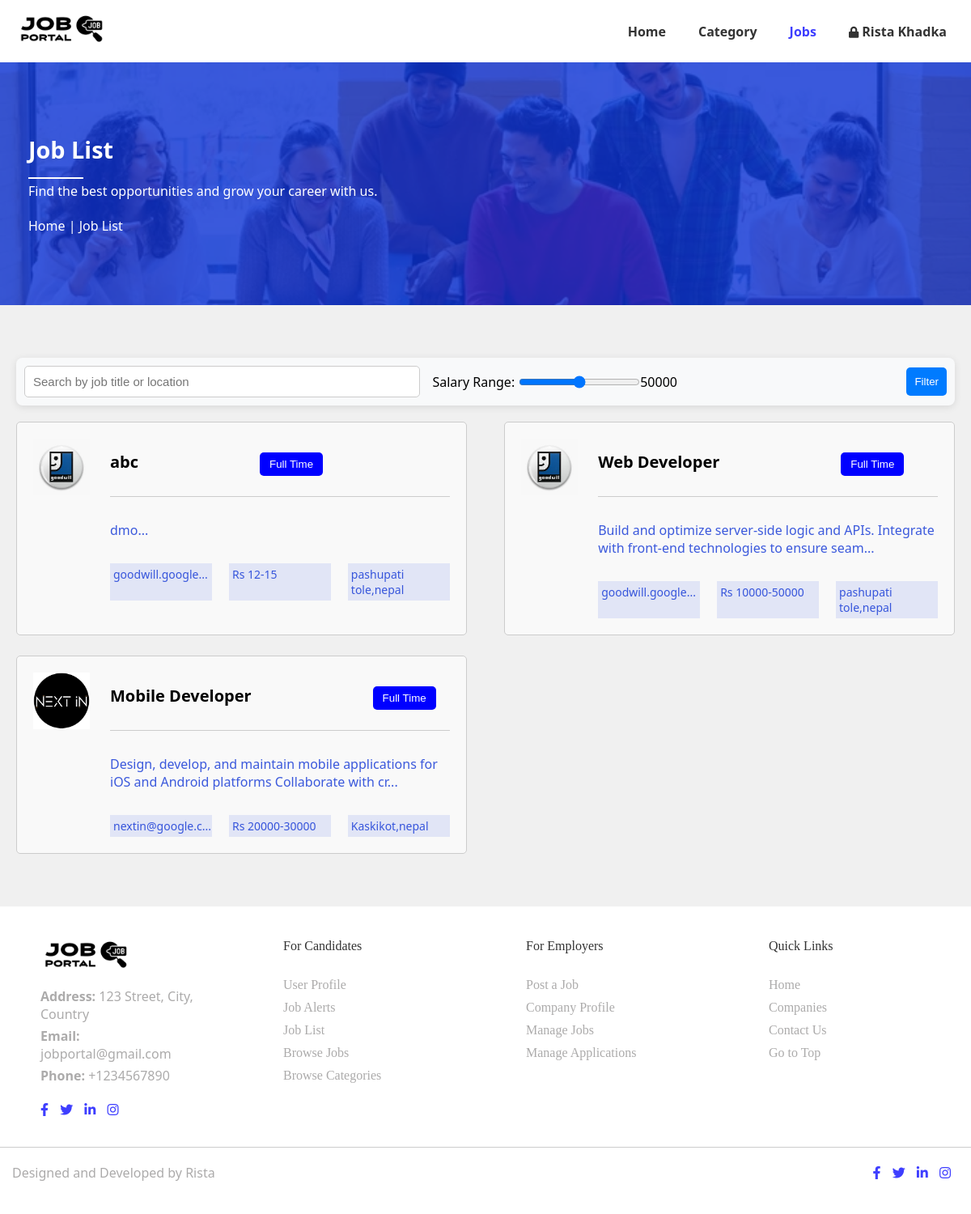
Screenshot of /jobseeker/job.php (signed in) with the database file from the repository.
### tables this page shows
CREATE TABLE `user` (
  `userid` varchar(11) NOT NULL,
  `name` varchar(20) NOT NULL,
  `email` varchar(30) NOT NULL,
  `Phone_no` bigint(100) NOT NULL,
  `password` varchar(200) NOT NULL,
  `pp` blob NOT NULL,
  `gender` varchar(50) NOT NULL,
  `marital_status` varchar(50) NOT NULL,
  `immediate_available` varchar(50) NOT NULL,
  `date_of_birth` date NOT NULL,
  `skill` varchar(255) NOT NULL,
  `language` varchar(255) NOT NULL,
  `nationality` varchar(100) NOT NULL,
  `national_id_card` varchar(50) NOT NULL,
  `experience` int(11) NOT NULL,
  `career_level` varchar(100) NOT NULL,
  `industry` varchar(100) NOT NULL,
  `functional_area` varchar(100) NOT NULL,
  `current_salary` int(11) NOT NULL,
  `expected_salary` int(11) NOT NULL,
  `country` varchar(100) NOT NULL,
  `state` varchar(100) NOT NULL,
  `city` varchar(100) NOT NULL,
  `address` varchar(255) NOT NULL,
  `facebook_url` varchar(255) NOT NULL,
  `linkedin_url` varchar(255) NOT NULL,
  `create_datetime` datetime(6) NOT NULL
);

CREATE TABLE `jobs` (
  `id` int(11) NOT NULL,
  `title` varchar(20) NOT NULL,
  `city` varchar(256) NOT NULL,
  `company_name` varchar(20) NOT NULL,
  `type` varchar(20) NOT NULL,
  `category` varchar(20) NOT NULL,
  `gender` varchar(20) NOT NULL,
  `job_vacancy` int(11) NOT NULL,
  `salary_from` int(11) NOT NULL,
  `salary_to` int(11) NOT NULL,
  `shift` varchar(20) NOT NULL,
  `posted_date` date NOT NULL,
  `expiry_date` date NOT NULL,
  `career_level` varchar(20) NOT NULL,
  `salary_period` varchar(20) NOT NULL,
  `degree_level` varchar(20) NOT NULL,
  `functional_area` varchar(20) NOT NULL,
  `skills` longtext NOT NULL,
  `job_desc` longtext NOT NULL,
  `Rname` varchar(20) NOT NULL,
  `Remail` varchar(20) NOT NULL,
  `min_experience` int(11) NOT NULL,
  `max_experience` int(11) NOT NULL
);

CREATE TABLE `company` (
  `companyid` int(11) NOT NULL,
  `name` varchar(20) NOT NULL,
  `email` varchar(20) NOT NULL,
  `password` varchar(100) NOT NULL,
  `logo` blob NOT NULL,
  `website` varchar(20) NOT NULL,
  `fax_no` varchar(20) NOT NULL,
  `company_ceo` varchar(20) NOT NULL,
  `established_in` varchar(10) NOT NULL,
  `industry` varchar(20) NOT NULL,
  `no_of_office` varchar(20) NOT NULL,
  `company_details` varchar(255) NOT NULL,
  `aboutus` varchar(225) NOT NULL,
  `country` varchar(20) NOT NULL,
  `state` varchar(20) NOT NULL,
  `city` varchar(20) NOT NULL,
  `location` varchar(20) NOT NULL,
  `fb_url` varchar(30) NOT NULL,
  `linkedin_url` varchar(30) NOT NULL,
  `twitter_url` varchar(30) NOT NULL,
  `goggle_url` varchar(30) NOT NULL,
  `create_datetime` datetime(6) NOT NULL
);

### jobseeker/job.php (the view, shortened to what this page needs)
<?php
include '../Config/dbconnect.php';
?>
<!DOCTYPE html>
<html lang="en">
<head>
    <link rel="stylesheet" href="../css/index.css">
    <link rel="stylesheet" href="../css/Navigation.css">
    <link rel="stylesheet" href="../css/footer.css">
    <link rel="stylesheet" href="https://cdnjs.cloudflare.com/ajax/libs/font-awesome/5.15.4/css/all.min.css">
</head>
<body>
    <nav class="navbar">
        <div class="navbar-container">
            <div class="logo">
                <a href="http://localhost/JobPortal/index.php"><img src="http://localhost/JobPortal/Logo/logo3.png"
                        alt="Logo"></a>
            </div>
            <ul class="nav-links">
                <li><a href="dashboard.php">Home</a></li>
                <li><a href="category.php">Category</a></li>
                <li><a href="job.php">Jobs</a></li>
                <li>
                    <?php $user_id = $_SESSION['user_id'];
                        $query = "SELECT name FROM user WHERE userid = ?";
                        $stmt = $conn->prepare($query);
                        $stmt->bind_param('s', $user_id);
                        $stmt->execute();
                        $result = $stmt->get_result();
                        $user = $result->fetch_assoc();
                        $user_name = htmlspecialchars($user['name']);
                    ?>
                    <a href="profile.php" class="username">
                        <i class="fa fa-lock" aria-hidden="true" style="padding-left: 0px; font-size: 14px;"></i>
                        <?php echo $user_name; ?>
                    </a>
                </li>
            </ul>
        </div>
    </nav>
    <section class="banner-section">
        <div class="banner-overlay">
            <div class="banner-container">
                <div class="banner-content">
                    <h2 class="banner-heading">Job List</h2>
                    <p class="banner-paragraph">Find the best opportunities and grow your career with us.</p>
                    <div class="breadcrumb">
                        <a href="dashboard.php">Home</a> | <a href="job.php">Job List</a>
                    </div>
                </div>
            </div>
        </div>
    </section>
    <section class="dashboard-section">
        <div class="dashboard-container">
            <form method="GET" action="" class="filter-form">
                <div class="form-group">
                    <input type="text" name="search" placeholder="Search by job title or location"
                        class="search-input" />
                </div>
                <div class="form-group salary-range">
                    <label for="salary-range">Salary Range:</label>
                    <input type="range" id="salary-range" name="salary" min="0" max="100000" step="1000" value="50000"
                        oninput="this.nextElementSibling.value = this.value">
                    <output>50000</output>
                </div>
                <button type="submit" class="filter-button">Filter</button>
            </form>
            <div class="job-listings">
                <?php
    $search = isset($_GET['search']) ? $_GET['search'] : '';
    $salary = isset($_GET['salary']) ? $_GET['salary'] : 100000;
    $sql = "SELECT * FROM jobs WHERE (title LIKE ? OR city LIKE ?) AND salary_from <= ? ORDER BY CASE WHEN expiry_date >= CURDATE() THEN 0 ELSE 1 END, expiry_date ASC";
    $stmt = $conn->prepare($sql);
    $like_search = "%" . $search . "%";
    $stmt->bind_param("ssi", $like_search, $like_search, $salary);
    $stmt->execute();
    $result = $stmt->get_result();
                if ($result->num_rows > 0) {
                    while($row = $result->fetch_assoc()) {
                        $company_id = $row['company_name'];
                        $company_sql = "SELECT * FROM company WHERE name = '$company_id'";
                        $company_result = $conn->query($company_sql);
                        $company = $company_result->fetch_assoc();
                        echo '<div class="job" onclick="window.location.href=\'job_details.php?id='.$row['id'].'\'">';
                        echo '<div class="img-logo">';
                        echo '<img src="../uploads/' . $company['logo'] . '" alt="Company Logo" class="company-logo">';
                        echo '</div>';
                        echo '<div class="job-details">';
                        echo '<span class="job-title">' . $row['title'] . '</span>';
                        echo '<button class="job-type">' . ucfirst($row['type']) . '</button>';
                        echo '<hr class="divider">';
                        echo '<p class="job-description">' . substr($row['job_desc'], 0, 100) . '...</p>';
                        echo '<div class="job-info">';
                        echo '<p class="info-box">' . substr($company['website'], 0, 15) . '...</p>';
                        echo '<div class="info-box">Rs ' . $row['salary_from'] . "-" . $row['salary_to'] . '</div>';
                        echo '<div class="info-box">' . $company['location'] . "," . $company['country'] . '</div>';
                        echo '</div>';
                        echo '</div>';
                        echo '</div>';
                    }
                } else {
                    echo '<p>No job listings available at the moment.</p>';
                }
                ?>
            </div>
        </div>
    </section>
    <?php include '../Assets/footer.php'; ?>
</body>
</html>

### css/index.css (style rules this page uses)
.search-input { padding: 10px; font-size: 10px; border: 1px solid #efeeee; width: 200px; }
.banner-section { position: relative; background-image: url('http://localhost/JobPortal/Banners/banner3.png'); background-size: cover; background-position: center; height: 400px; display: flex; align-items: center; justify-content: center; }
.banner-overlay { background-color: rgba(11, 49, 213, 0.7); position: absolute; top: 0; left: 0; width: 100%; height: 100%; display: flex; flex-direction: column; align-items: center; justify-content: center; color: white; padding: 20px; text-align: center; }
.banner-heading { font-size: 1.8em; position: relative; margin-bottom: 20px; }
.banner-heading:after { content: ''; display: block; width: 10%; height: 1.5px; background-color: white; margin: 10px auto 0 auto; }
.banner-paragraph { font-size: 1em; line-height: 1.5; max-width: 800px; margin: 0 auto 40px; }
.job-listings { display: flex; flex-wrap: wrap; justify-content: space-between; }
.job { display: flex; width: 48%; padding: 20px; margin-bottom: 25px; border: 1px solid #ccc; border-radius: 5px; cursor: pointer; background-color: #f9f9f9; min-height: 160px; }
.company-logo { width: 70px; height: auto; margin-right: 25px; }
.job-details { flex-grow: 1; margin-top: 15px; }
.job-title { font-size: 20px; font-weight: bold; margin-right: 10px; margin-bottom: 16px; }
.job-type { background-color: blue; color: white; border: none; padding: 7px 12px; border-radius: 5px; margin-bottom: 15px; }
.divider { border: none; height: 1px; background-color: #ccc; margin: 10px 0; }
.job-description { color: rgba(11, 49, 213, 0.8); margin: 10px 0; text-align: left; }
.job-info { display: flex; justify-content: space-between; gap: 1px; margin-top: 15px; }
.info-box { background-color: rgba(11, 49, 213, 0.1); width: 30%; font-size: 14px; color: #333; padding: 4px; color: rgba(11, 49, 213, 0.8); }

### css/Navigation.css (style rules this page uses)
* { margin: 0; padding: 0; box-sizing: border-box; }
body { font-family: 'Segoe UI', Tahoma, Geneva, Verdana, sans-serif; }
.navbar { background-color: white; padding: 1em 0; box-shadow: 0 2px 4px rgba(0, 0, 0, 0.1); }
.navbar-container { display: flex; justify-content: space-between; align-items: center; max-width: 1200px; margin: 0 auto; padding: 0 20px; }
.logo img { height: 40px; }
.nav-links { list-style: none; display: flex; }
.nav-links li { margin-left: 20px; }
.nav-links a { color: #333; text-decoration: none; font-weight: bold; padding: 5px 10px; border-radius: 4px; transition: color 0.3s; }
.nav-links a.active { color: rgb(62, 62, 255); }

### css/footer.css (style rules this page uses)
hr { border: none; border-top: 1px solid #ccc; width: 100%; margin: 5px 0; }

### rows the page displays
user: name "Rista Khadka"
jobs: company.logo (picture), title "abc", type "Full Time", job_desc "dmo", company.website "goodwill.google", salary_from "12", salary_to "15", company.location "pashupati tole", company.country "nepal"
jobs: company.logo (picture), title "Web Developer", type "Full Time", job_desc "Build and optimize server-side logic and APIs. Integrate with front-end technologies to ensure seam", company.website "goodwill.google", salary_from "10000", salary_to "50000", company.location "pashupati tole", company.country "nepal"
jobs: company.logo (picture), title "Mobile Developer", type "Full Time", job_desc "Design, develop, and maintain mobile applications for iOS and Android platforms Collaborate with cr", company.website "nextin@google.c", salary_from "20000", salary_to "30000", company.location "Kaskikot", company.country "nepal"
